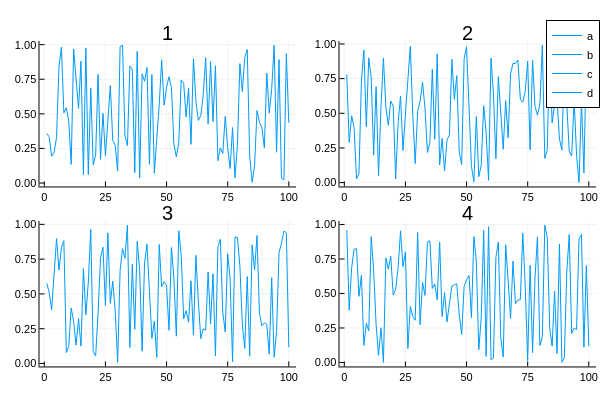

The notebook cell saved with this chart:
### Code cell
plot(rand(100,4); layout = 4, label=["a" "b" "c" "d"], title=["1" "2" "3" "4"])

### Figure 1 — Plotly figure (JSON) as saved in the notebook; plotly's stock layout.template omitted (floating-point values rounded to 4 significant figures)
{"data": [{"colorbar": {"len": 0.4039, "title": "", "x": 0.4934, "y": 0.7396}, "legendgroup": "a", "line": {"color": "rgba(0, 154, 250, 1.000)", "dash": "solid", "shape": "linear", "width": 1}, "mode": "lines", "name": "a", "showlegend": true, "type": "scatter", "x": [1, 2, 3, 4, 5, 6, 7, 8, 9, 10, 11, 12, 13, 14, 15, 16, 17, 18, 19, 20, 21, 22, 23, 24, 25, 26, 27, 28, 29, 30, 31, 32, 33, 34, 35, 36, 37, 38, 39, 40, 41, 42, 43, 44, 45, 46, 47, 48, 49, 50, 51, 52, 53, 54, 55, 56, 57, 58, 59, 60, 61, 62, 63, 64, 65, 66, 67, 68, 69, 70, 71, 72, 73, 74, 75, 76, 77, 78, 79, 80, 81, 82, 83, 84, 85, 86, 87, 88, 89, 90, 91, 92, 93, 94, 95, 96, 97, 98, 99, 100], "xaxis": "x1", "y": [0.3585, 0.3345, 0.1947, 0.2207, 0.329, 0.8394, 0.9822, 0.5069, 0.5438, 0.4468, 0.1349, 0.9684, 0.7526, 0.5397, 0.8805, 0.06075, 0.9764, 0.06127, 0.6856, 0.1307, 0.2026, 0.7861, 0.171, 0.504, 0.1976, 0.4408, 0.7047, 0.3078, 0.2725, 0.08699, 0.9871, 0.9958, 0.3403, 0.2704, 0.8451, 0.8195, 0.07592, 0.9523, 0.03707, 0.7882, 0.7351, 0.8355, 0.1356, 0.7849, 0.07094, 0.3207, 0.5638, 0.8899, 0.5629, 0.6921, 0.7683, 0.6902, 0.2822, 0.1898, 0.2927, 0.7446, 0.7204, 0.4779, 0.6848, 0.2797, 0.8982, 0.5908, 0.4524, 0.4871, 0.6376, 0.9052, 0.4263, 0.877, 0.4441, 0.8472, 0.1617, 0.254, 0.2132, 0.4818, 0.257, 0.1051, 0.4011, 0.03721, 0.2819, 0.863, 0.6603, 0.9074, 0.9647, 0.1983, 0.005114, 0.1227, 0.5241, 0.4387, 0.4007, 0.2551, 0.7932, 0.5057, 0.6771, 0.9963, 0.2231, 0.892, 0.03517, 0.02324, 0.936, 0.4353], "yaxis": "y1"}, {"colorbar": {"len": 0.4039, "title": "", "x": 0.9934, "y": 0.7396}, "legendgroup": "b", "line": {"color": "rgba(0, 154, 250, 1.000)", "dash": "solid", "shape": "linear", "width": 1}, "mode": "lines", "name": "b", "showlegend": true, "type": "scatter", "x": [1, 2, 3, 4, 5, 6, 7, 8, 9, 10, 11, 12, 13, 14, 15, 16, 17, 18, 19, 20, 21, 22, 23, 24, 25, 26, 27, 28, 29, 30, 31, 32, 33, 34, 35, 36, 37, 38, 39, 40, 41, 42, 43, 44, 45, 46, 47, 48, 49, 50, 51, 52, 53, 54, 55, 56, 57, 58, 59, 60, 61, 62, 63, 64, 65, 66, 67, 68, 69, 70, 71, 72, 73, 74, 75, 76, 77, 78, 79, 80, 81, 82, 83, 84, 85, 86, 87, 88, 89, 90, 91, 92, 93, 94, 95, 96, 97, 98, 99, 100], "xaxis": "x2", "y": [0.7809, 0.2904, 0.4821, 0.3961, 0.02641, 0.06623, 0.733, 0.9565, 0.4026, 0.8999, 0.7599, 0.1979, 0.6918, 0.04896, 0.5427, 0.898, 0.5448, 0.4133, 0.5887, 0.5524, 0.02664, 0.4268, 0.6248, 0.2315, 0.4945, 0.7482, 0.9833, 0.4938, 0.1372, 0.5132, 0.5873, 0.7243, 0.5359, 0.2171, 0.2886, 0.8173, 0.3128, 0.9273, 0.1272, 0.3183, 0.08452, 0.3059, 0.3456, 0.8892, 0.6007, 0.7719, 0.2195, 0.1301, 0.8932, 0.9794, 0.5542, 0.1173, 0.005567, 0.4771, 0.0425, 0.1255, 0.554, 0.3634, 0.01639, 0.8977, 0.6384, 0.1724, 0.7643, 0.5135, 0.2399, 0.5922, 0.3229, 0.783, 0.8609, 0.8587, 0.8843, 0.6023, 0.5789, 0.6571, 0.877, 0.2369, 0.8829, 0.5503, 0.4862, 0.5676, 0.9914, 0.1744, 0.2355, 0.9562, 0.4299, 0.5634, 0.6042, 0.3144, 0.2341, 0.906, 0.5954, 0.2245, 0.1931, 0.6017, 0.1995, 0.001923, 0.5926, 0.06996, 0.9254, 0.6236], "yaxis": "y2"}, {"colorbar": {"len": 0.4039, "title": "", "x": 0.4934, "y": 0.2396}, "legendgroup": "c", "line": {"color": "rgba(0, 154, 250, 1.000)", "dash": "solid", "shape": "linear", "width": 1}, "mode": "lines", "name": "c", "showlegend": true, "type": "scatter", "x": [1, 2, 3, 4, 5, 6, 7, 8, 9, 10, 11, 12, 13, 14, 15, 16, 17, 18, 19, 20, 21, 22, 23, 24, 25, 26, 27, 28, 29, 30, 31, 32, 33, 34, 35, 36, 37, 38, 39, 40, 41, 42, 43, 44, 45, 46, 47, 48, 49, 50, 51, 52, 53, 54, 55, 56, 57, 58, 59, 60, 61, 62, 63, 64, 65, 66, 67, 68, 69, 70, 71, 72, 73, 74, 75, 76, 77, 78, 79, 80, 81, 82, 83, 84, 85, 86, 87, 88, 89, 90, 91, 92, 93, 94, 95, 96, 97, 98, 99, 100], "xaxis": "x3", "y": [0.5765, 0.5094, 0.3866, 0.6347, 0.8982, 0.6716, 0.8335, 0.8833, 0.07846, 0.122, 0.3994, 0.3019, 0.1319, 0.3229, 0.1252, 0.6823, 0.3496, 0.5833, 0.9633, 0.08454, 0.0545, 0.3619, 0.7576, 0.8356, 0.4173, 0.939, 0.4323, 0.5921, 0.3756, 0.008196, 0.6695, 0.8251, 0.7567, 0.9944, 0.115, 0.7131, 0.246, 0.8787, 0.6696, 0.08847, 0.7221, 0.8584, 0.5275, 0.1809, 0.3037, 0.04377, 0.8558, 0.5514, 0.5882, 0.5604, 0.2384, 0.8344, 0.6139, 0.1964, 0.9542, 0.7771, 0.3201, 0.3794, 0.2968, 0.594, 0.2039, 0.7773, 0.4506, 0.1784, 0.2493, 0.239, 0.658, 0.2833, 0.645, 0.054, 0.8384, 0.8929, 0.3684, 0.2261, 0.7888, 0.6055, 0.01204, 0.9095, 0.9065, 0.6997, 0.2775, 0.1073, 0.6248, 0.0527, 0.852, 0.6719, 0.9199, 0.3603, 0.2707, 0.2921, 0.2806, 0.0675, 0.6164, 0.04542, 0.2294, 0.7953, 0.8648, 0.9516, 0.9405, 0.1164], "yaxis": "y3"}, {"colorbar": {"len": 0.4039, "title": "", "x": 0.9934, "y": 0.2396}, "legendgroup": "d", "line": {"color": "rgba(0, 154, 250, 1.000)", "dash": "solid", "shape": "linear", "width": 1}, "mode": "lines", "name": "d", "showlegend": true, "type": "scatter", "x": [1, 2, 3, 4, 5, 6, 7, 8, 9, 10, 11, 12, 13, 14, 15, 16, 17, 18, 19, 20, 21, 22, 23, 24, 25, 26, 27, 28, 29, 30, 31, 32, 33, 34, 35, 36, 37, 38, 39, 40, 41, 42, 43, 44, 45, 46, 47, 48, 49, 50, 51, 52, 53, 54, 55, 56, 57, 58, 59, 60, 61, 62, 63, 64, 65, 66, 67, 68, 69, 70, 71, 72, 73, 74, 75, 76, 77, 78, 79, 80, 81, 82, 83, 84, 85, 86, 87, 88, 89, 90, 91, 92, 93, 94, 95, 96, 97, 98, 99, 100], "xaxis": "x4", "y": [0.9592, 0.3794, 0.6863, 0.821, 0.8248, 0.4791, 0.633, 0.1227, 0.2837, 0.2292, 0.9112, 0.671, 0.2766, 0.052, 0.2518, 0.0009518, 0.7579, 0.6758, 0.7694, 0.4879, 0.5295, 0.6833, 0.9542, 0.6936, 0.8017, 0.101, 0.4066, 0.3335, 0.3061, 0.9414, 0.2731, 0.5805, 0.4856, 0.8723, 0.8817, 0.5361, 0.5693, 0.4541, 0.8732, 0.3332, 0.5058, 0.2937, 0.4251, 0.5541, 0.5626, 0.5706, 0.3479, 0.2029, 0.5507, 0.5989, 0.6309, 0.3259, 0.9124, 0.7287, 0.0928, 0.322, 0.9566, 0.04415, 0.9845, 0.02026, 0.03333, 0.7617, 0.8725, 0.1767, 0.03946, 0.8534, 0.5976, 0.3191, 0.7345, 0.4259, 0.4526, 0.4554, 0.9365, 0.5567, 0.01393, 0.7043, 0.07104, 0.6121, 0.9093, 0.1228, 0.1873, 0.9951, 0.9074, 0.2534, 0.1183, 0.5172, 0.06477, 0.8587, 0.001893, 0.03459, 0.6546, 0.9273, 0.2105, 0.2485, 0.2389, 0.8929, 0.9275, 0.1112, 0.7019, 0.1186], "yaxis": "y4"}], "layout": {"annotations": [{"font": {"color": "rgba(0, 0, 0, 1.000)", "family": "sans-serif", "size": 20}, "rotation": 0, "showarrow": false, "text": "1", "x": 0.2796, "xanchor": "center", "xref": "paper", "y": 1, "yanchor": "top", "yref": "paper"}, {"font": {"color": "rgba(0, 0, 0, 1.000)", "family": "sans-serif", "size": 20}, "rotation": 0, "showarrow": false, "text": "2", "x": 0.7796, "xanchor": "center", "xref": "paper", "y": 1, "yanchor": "top", "yref": "paper"}, {"font": {"color": "rgba(0, 0, 0, 1.000)", "family": "sans-serif", "size": 20}, "rotation": 0, "showarrow": false, "text": "3", "x": 0.2796, "xanchor": "center", "xref": "paper", "y": 0.5, "yanchor": "top", "yref": "paper"}, {"font": {"color": "rgba(0, 0, 0, 1.000)", "family": "sans-serif", "size": 20}, "rotation": 0, "showarrow": false, "text": "4", "x": 0.7796, "xanchor": "center", "xref": "paper", "y": 0.5, "yanchor": "top", "yref": "paper"}], "height": 400, "legend": {"bgcolor": "rgba(255, 255, 255, 1.000)", "bordercolor": "rgba(0, 0, 0, 1.000)", "borderwidth": 1, "font": {"color": "rgba(0, 0, 0, 1.000)", "family": "sans-serif", "size": 11}, "title": {"font": {"color": "rgba(0, 0, 0, 1.000)", "family": "sans-serif", "size": 15}, "text": ""}, "tracegroupgap": 0, "traceorder": "normal", "x": 1, "xanchor": "auto", "y": 1, "yanchor": "auto"}, "margin": {"b": 20, "l": 0, "r": 0, "t": 20}, "paper_bgcolor": "rgba(255, 255, 255, 1.000)", "plot_bgcolor": "rgba(255, 255, 255, 1.000)", "showlegend": true, "width": 600, "xaxis1": {"anchor": "y1", "domain": [0.06582, 0.4934], "gridcolor": "rgba(0, 0, 0, 0.100)", "gridwidth": 0.5, "linecolor": "rgba(0, 0, 0, 1.000)", "mirror": false, "range": [-1.97, 103.0], "showgrid": true, "showline": true, "showticklabels": true, "tickangle": 0, "tickcolor": "rgb(0, 0, 0)", "tickfont": {"color": "rgba(0, 0, 0, 1.000)", "family": "sans-serif", "size": 11}, "tickmode": "array", "ticks": "inside", "ticktext": ["0", "25", "50", "75", "100"], "tickvals": [0, 25, 50, 75, 100], "title": "", "titlefont": {"color": "rgba(0, 0, 0, 1.000)", "family": "sans-serif", "size": 15}, "type": "-", "visible": true, "zeroline": false, "zerolinecolor": "rgba(0, 0, 0, 1.000)"}, "xaxis2": {"anchor": "y2", "domain": [0.5658, 0.9934], "gridcolor": "rgba(0, 0, 0, 0.100)", "gridwidth": 0.5, "linecolor": "rgba(0, 0, 0, 1.000)", "mirror": false, "range": [-1.97, 103.0], "showgrid": true, "showline": true, "showticklabels": true, "tickangle": 0, "tickcolor": "rgb(0, 0, 0)", "tickfont": {"color": "rgba(0, 0, 0, 1.000)", "family": "sans-serif", "size": 11}, "tickmode": "array", "ticks": "inside", "ticktext": ["0", "25", "50", "75", "100"], "tickvals": [0, 25, 50, 75, 100], "title": "", "titlefont": {"color": "rgba(0, 0, 0, 1.000)", "family": "sans-serif", "size": 15}, "type": "-", "visible": true, "zeroline": false, "zerolinecolor": "rgba(0, 0, 0, 1.000)"}, "xaxis3": {"anchor": "y3", "domain": [0.06582, 0.4934], "gridcolor": "rgba(0, 0, 0, 0.100)", "gridwidth": 0.5, "linecolor": "rgba(0, 0, 0, 1.000)", "mirror": false, "range": [-1.97, 103.0], "showgrid": true, "showline": true, "showticklabels": true, "tickangle": 0, "tickcolor": "rgb(0, 0, 0)", "tickfont": {"color": "rgba(0, 0, 0, 1.000)", "family": "sans-serif", "size": 11}, "tickmode": "array", "ticks": "inside", "ticktext": ["0", "25", "50", "75", "100"], "tickvals": [0, 25, 50, 75, 100], "title": "", "titlefont": {"color": "rgba(0, 0, 0, 1.000)", "family": "sans-serif", "size": 15}, "type": "-", "visible": true, "zeroline": false, "zerolinecolor": "rgba(0, 0, 0, 1.000)"}, "xaxis4": {"anchor": "y4", "domain": [0.5658, 0.9934], "gridcolor": "rgba(0, 0, 0, 0.100)", "gridwidth": 0.5, "linecolor": "rgba(0, 0, 0, 1.000)", "mirror": false, "range": [-1.97, 103.0], "showgrid": true, "showline": true, "showticklabels": true, "tickangle": 0, "tickcolor": "rgb(0, 0, 0)", "tickfont": {"color": "rgba(0, 0, 0, 1.000)", "family": "sans-serif", "size": 11}, "tickmode": "array", "ticks": "inside", "ticktext": ["0", "25", "50", "75", "100"], "tickvals": [0, 25, 50, 75, 100], "title": "", "titlefont": {"color": "rgba(0, 0, 0, 1.000)", "family": "sans-serif", "size": 15}, "type": "-", "visible": true, "zeroline": false, "zerolinecolor": "rgba(0, 0, 0, 1.000)"}, "yaxis1": {"anchor": "x1", "domain": [0.5376, 0.9415], "gridcolor": "rgba(0, 0, 0, 0.100)", "gridwidth": 0.5, "linecolor": "rgba(0, 0, 0, 1.000)", "mirror": false, "range": [-0.02462, 1.026], "showgrid": true, "showline": true, "showticklabels": true, "tickangle": 0, "tickcolor": "rgb(0, 0, 0)", "tickfont": {"color": "rgba(0, 0, 0, 1.000)", "family": "sans-serif", "size": 11}, "tickmode": "array", "ticks": "inside", "ticktext": ["0.00", "0.25", "0.50", "0.75", "1.00"], "tickvals": [0, 0.25, 0.5, 0.75, 1], "title": "", "titlefont": {"color": "rgba(0, 0, 0, 1.000)", "family": "sans-serif", "size": 15}, "type": "-", "visible": true, "zeroline": false, "zerolinecolor": "rgba(0, 0, 0, 1.000)"}, "yaxis2": {"anchor": "x2", "domain": [0.5376, 0.9415], "gridcolor": "rgba(0, 0, 0, 0.100)", "gridwidth": 0.5, "linecolor": "rgba(0, 0, 0, 1.000)", "mirror": false, "range": [-0.02776, 1.021], "showgrid": true, "showline": true, "showticklabels": true, "tickangle": 0, "tickcolor": "rgb(0, 0, 0)", "tickfont": {"color": "rgba(0, 0, 0, 1.000)", "family": "sans-serif", "size": 11}, "tickmode": "array", "ticks": "inside", "ticktext": ["0.00", "0.25", "0.50", "0.75", "1.00"], "tickvals": [0, 0.25, 0.5, 0.75, 1], "title": "", "titlefont": {"color": "rgba(0, 0, 0, 1.000)", "family": "sans-serif", "size": 15}, "type": "-", "visible": true, "zeroline": false, "zerolinecolor": "rgba(0, 0, 0, 1.000)"}, "yaxis3": {"anchor": "x3", "domain": [0.03762, 0.4415], "gridcolor": "rgba(0, 0, 0, 0.100)", "gridwidth": 0.5, "linecolor": "rgba(0, 0, 0, 1.000)", "mirror": false, "range": [-0.02139, 1.024], "showgrid": true, "showline": true, "showticklabels": true, "tickangle": 0, "tickcolor": "rgb(0, 0, 0)", "tickfont": {"color": "rgba(0, 0, 0, 1.000)", "family": "sans-serif", "size": 11}, "tickmode": "array", "ticks": "inside", "ticktext": ["0.00", "0.25", "0.50", "0.75", "1.00"], "tickvals": [0, 0.25, 0.5, 0.75, 1], "title": "", "titlefont": {"color": "rgba(0, 0, 0, 1.000)", "family": "sans-serif", "size": 15}, "type": "-", "visible": true, "zeroline": false, "zerolinecolor": "rgba(0, 0, 0, 1.000)"}, "yaxis4": {"anchor": "x4", "domain": [0.03762, 0.4415], "gridcolor": "rgba(0, 0, 0, 0.100)", "gridwidth": 0.5, "linecolor": "rgba(0, 0, 0, 1.000)", "mirror": false, "range": [-0.02887, 1.025], "showgrid": true, "showline": true, "showticklabels": true, "tickangle": 0, "tickcolor": "rgb(0, 0, 0)", "tickfont": {"color": "rgba(0, 0, 0, 1.000)", "family": "sans-serif", "size": 11}, "tickmode": "array", "ticks": "inside", "ticktext": ["0.00", "0.25", "0.50", "0.75", "1.00"], "tickvals": [0, 0.25, 0.5, 0.75, 1], "title": "", "titlefont": {"color": "rgba(0, 0, 0, 1.000)", "family": "sans-serif", "size": 15}, "type": "-", "visible": true, "zeroline": false, "zerolinecolor": "rgba(0, 0, 0, 1.000)"}}}
